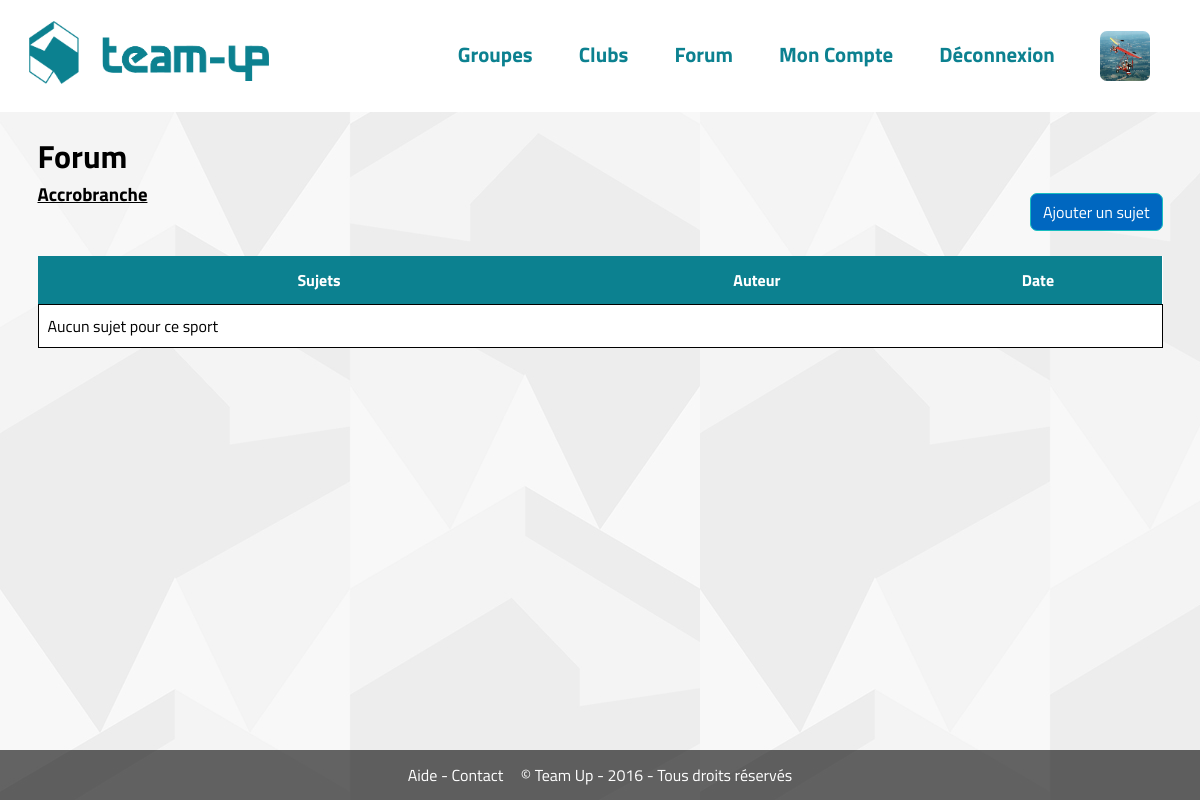
The app's page /?page=forum&sport=1 (signed in), older data.
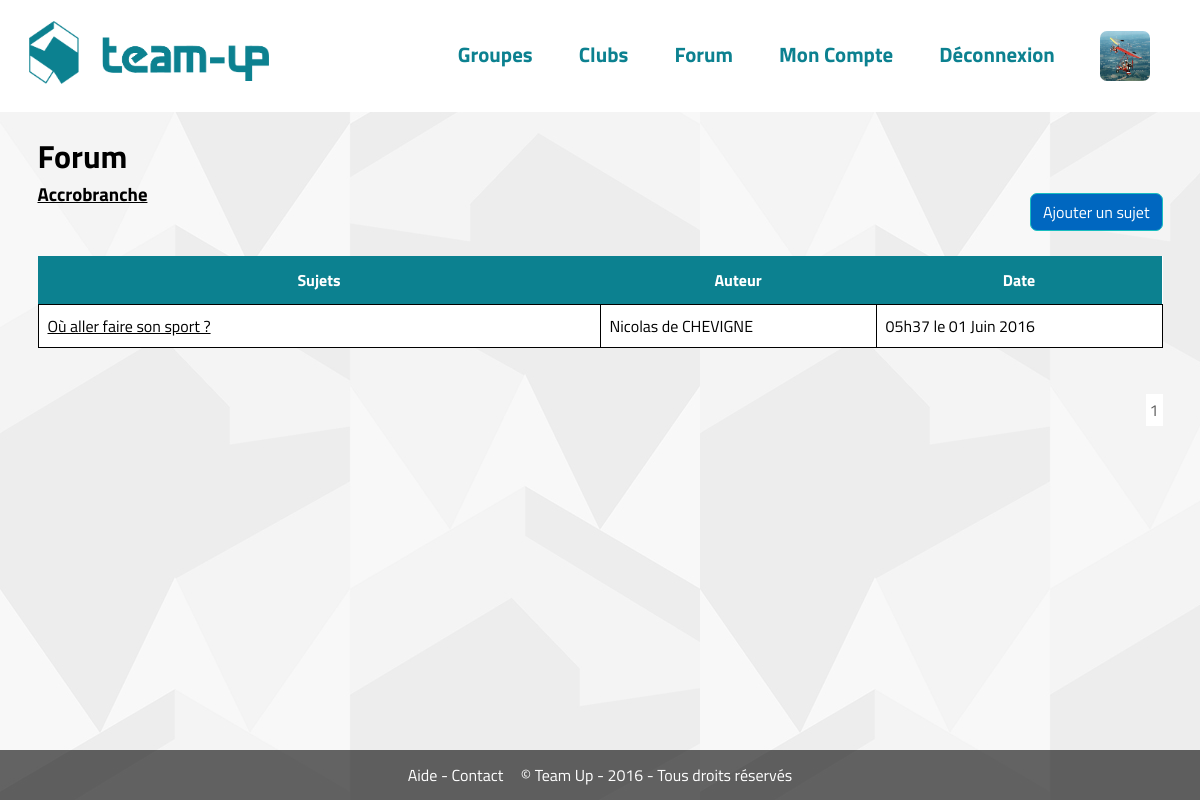
The same page, newer data.
### tables this page shows
CREATE TABLE `forum_sujets` (
  `id` int(11) NOT NULL,
  `id_membre` int(11) NOT NULL,
  `type` enum('aide','sport') NOT NULL,
  `id_sport` int(11) NOT NULL,
  `resolu` tinyint(1) NOT NULL,
  `titre` varchar(255) NOT NULL,
  `message` text NOT NULL,
  `date` datetime NOT NULL
);

CREATE TABLE `membres` (
  `id` int(11) NOT NULL,
  `pseudo` varchar(255) NOT NULL,
  `nom` varchar(255) NOT NULL,
  `prenom` varchar(255) NOT NULL,
  `email` varchar(255) NOT NULL,
  `mot_de_passe` varchar(255) NOT NULL,
  `description` text,
  `date_naissance` date DEFAULT NULL,
  `id_departement` varchar(255) DEFAULT NULL,
  `sexe` enum('homme','femme','autre') DEFAULT NULL,
  `bannis` tinyint(1) NOT NULL DEFAULT '0',
  `role` enum('membre','admin') NOT NULL DEFAULT 'membre'
);

### modeles/sports.php (called while the page is built, shortened)
<?php
function recuperer_sport($id) {
	global $pdo;
	$stmt = $pdo->prepare('SELECT * FROM sports WHERE id = :id');
	$stmt->bindValue('id', $id, PDO::PARAM_INT);
	$stmt->execute();
	return $stmt->fetch();
}

### modeles/membres.php (called while the page is built, shortened)
<?php
function connecte($profil = false) {
	if(!$profil) {
		return isset($_SESSION['id']);
	} else {
		return (isset($_SESSION['id']) ? profil_membre($_SESSION['id']) : false);
	}
}
function profil_membre($id) {
	global $pdo;
	$stmt = $pdo->prepare('SELECT * FROM membres WHERE id = :id');
	$stmt->bindValue('id', $id, PDO::PARAM_INT);
	if($stmt->execute())
		return $stmt->fetch();
	else
		return false;
}

### modeles/forum.php (called while the page is built, shortened)
<?php
function recuperer_sujets_sport($id_sport, $debut_requete, $sujets_par_page) {
	global $pdo;
	$stmt = $pdo->prepare('SELECT SQL_CALC_FOUND_ROWS f.id id_sujet, f.*, m.id id_membre, m.* FROM forum_sujets AS f
																				JOIN membres AS m ON f.id_membre = m.id
																			WHERE id_sport = :id_sport ORDER BY date DESC
																			LIMIT :debut_requete, :sujets_par_page');
	$stmt->bindValue('id_sport', $id_sport, PDO::PARAM_INT);
	$stmt->bindValue('debut_requete', $debut_requete, PDO::PARAM_INT);
	$stmt->bindValue('sujets_par_page', $sujets_par_page, PDO::PARAM_INT);
	$stmt->execute();
	return array('nombre' => $pdo->query('SELECT FOUND_ROWS();')->fetch(PDO::FETCH_COLUMN), 'lignes' => $stmt->fetchAll());
}

### init.php (called while the page is built, shortened)
<?php
if(defined('HOTE') && defined('HOTE') && defined('HOTE') && defined('BASE')) {
    try {
        $pdo = new PDO("mysql:host=".HOTE.";dbname=".BASE, USER, PASS);
        $pdo->setAttribute(PDO::ATTR_ERRMODE, PDO::ERRMODE_EXCEPTION);
    } catch (PDOException $e) {
        $installation = true;
    }
} else {
    $installation = true;
}
class DateTimeFrench extends DateTime {
    public function format($format) {
        $english_days = array('Monday', 'Tuesday', 'Wednesday', 'Thursday', 'Friday', 'Saturday', 'Sunday');
        $french_days = array('Lundi', 'Mardi', 'Mercredi', 'Jeudi', 'Vendredi', 'Samedi', 'Dimanche');
        $english_months = array('January', 'February', 'March', 'April', 'May', 'June', 'July', 'August', 'September', 'October', 'November', 'December');
        $french_months = array('Janvier', 'Février', 'Mars', 'Avril', 'Mai', 'Juin', 'Juillet', 'Août', 'Septembre', 'Octobre', 'Novembre', 'Décembre');
        return str_replace($english_months, $french_months, str_replace($english_days, $french_days, parent::format($format)));
    }
}
include 'modeles/membres.php';

### vues/forum-sports.php (the view)
	<h1><a href="?page=forum">Forum</a></h1>
	<h3><a href="?page=forum&amp;sport=<?php echo $id_sport; ?>"><?php echo $sport['nom']; ?></a></h3>
<?php if(connecte()) {  ?>
	<p><a href="?page=forum&amp;ajouter&amp;sport=<?php echo $id_sport; ?>" class="bouton b-principal ajouter-sujet">Ajouter un sujet</a><br><br></p>
<?php } ?>
	<table>
		<thead>
			<tr>
				<th style="width:50%;">Sujets</th>
				<th>Auteur</th>
				<th>Date</th>
			</tr>
		</thead>
		<tbody>
		<?php
			if(!empty($sujets_sport)) {
				foreach ($sujets_sport as $sujet) {
					$date = new DateTimeFrench($sujet['date']);
		?>
			<tr><td><a href="?page=forum&amp;sujet=<?php echo $sujet['id_sujet']; ?>"><?php echo $sujet['titre']; ?></a></td><td><?php echo $sujet['prenom']; ?> <?php echo $sujet['nom']; ?></td><td><?php echo $date->format('H\hi \l\e d F Y'); ?></td></tr>
		<?php
				}
			} else {
		?>
			<tr><td colspan="3">Aucun sujet pour ce sport</td></tr>
		<?php
			}
		?>
		</tbody>
	</table>
	<?php pagination($total_sujets, $sujets_par_page); ?>

### modeles/pagination.php (shortened to what this page needs)
<?php
function pagination($nombre_entrees, $nombre_par_page = 10, $variable_page = 'p', $pages_visibles = 4) {
	if(isset($_GET[$variable_page])) {
		$page = (int) $_GET[$variable_page];
	} else {
		$page = 1;
	}
	echo '<div class="pagination">';
	$nombre_pages = ceil($nombre_entrees / $nombre_par_page) + 1;
	for ($i=1; $i < $nombre_pages; $i++) {
		if($page == $i) {
			echo '<span class="page-active">'.$i.'</span>';
		} else {
			if($i > ($page - $pages_visibles) && $i < ($page + $pages_visibles)) {
				echo '<a href="'.parametreUrl($variable_page, $i).'">'.$i.'</a> ';
			}
		}
	}
	echo '</div>';
}

Row changes from the older to the newer data that the page shows:
added forum_sujets: titre "Où aller faire son sport ?", id_membre.prenom "Nicolas", id_membre.nom "de CHEVIGNE", date "05h37 le 01 Juin 2016"
Text that changed along with them:
new list line: "1"
text no longer shown: "Aucun sujet pour ce sport"
